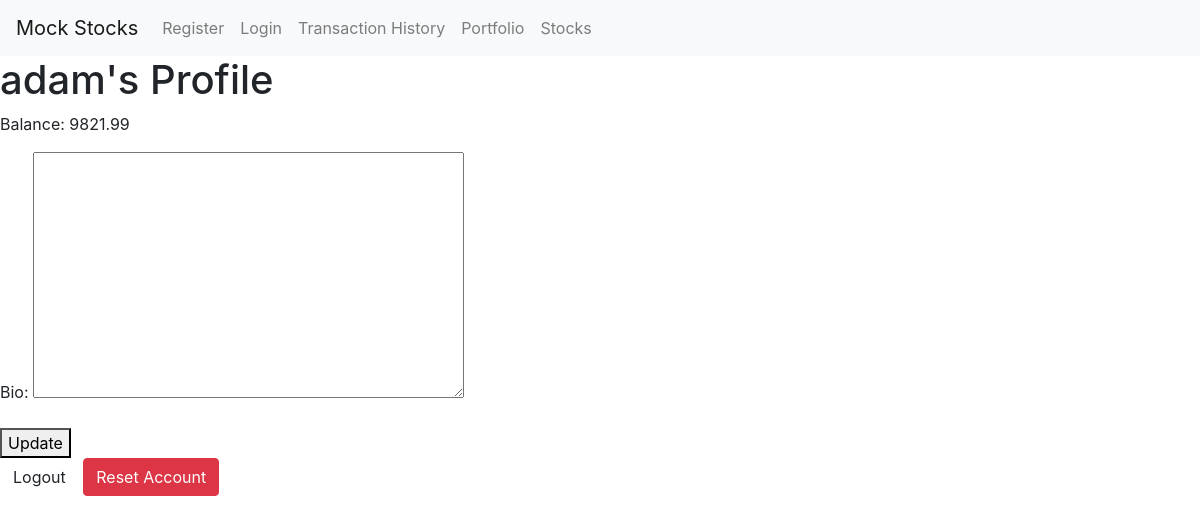
Before: /profile/ (signed in) with the older database file.
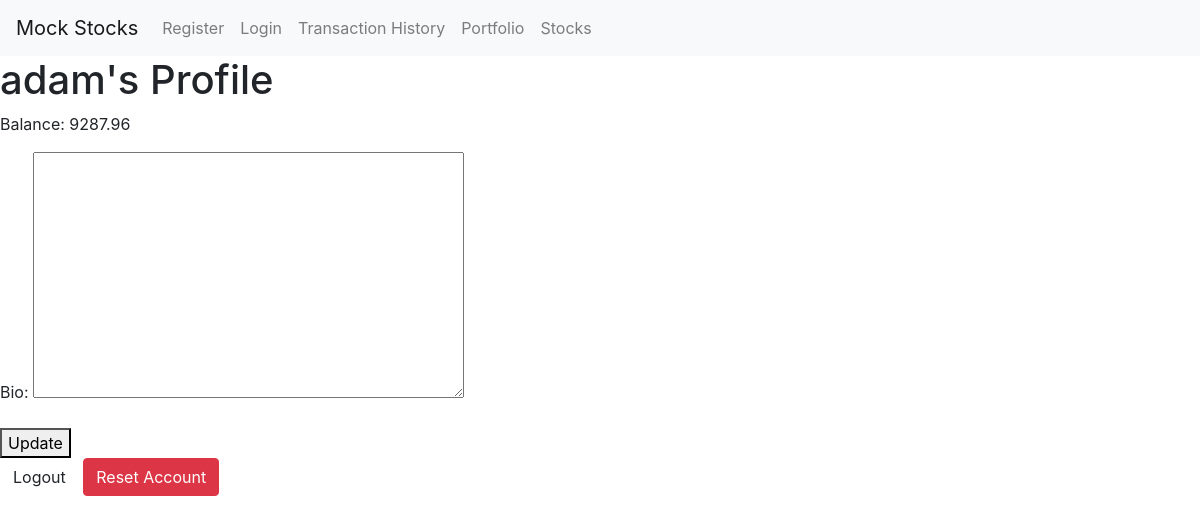
After: the same page with the newer database file.
### Project4_App_level/Project4_App_level/models.py (models this page shows)
class UserProfile(models.Model):
    user = models.OneToOneField(User, on_delete=models.CASCADE)
    balance = models.FloatField(default=10000)
    bio = models.TextField(max_length=500, blank=True)
    location = models.CharField(max_length=30, blank=True)
    birth_date = models.DateField(null=True, blank=True)

### Project4_App_level/Project4_App_level/views.py (the view)
# urls.py: path('profile/', views.profile, name='profile'),
@login_required
def profile(request):
    user_profile = UserProfile.objects.get(user=request.user)
    if request.method == 'POST':
        form = UserProfileForm(request.POST, instance=user_profile)
        if form.is_valid():
            form.save()
    else:
        form = UserProfileForm(instance=user_profile)
    return render(request, 'profile.html', {'form': form, 'user_profile': user_profile})  # Pass 'user_profile' here

### Project4_App_level/Project4_App_level/forms.py (shortened to what this page needs)
class UserProfileForm(forms.ModelForm):
    class Meta:
        model = UserProfile
        fields = ['bio']

### Project4_App_level/Templates/profile.html (shortened to what this page needs)
<!DOCTYPE html>
<html lang="en">
<head>
    <link rel="stylesheet" href="https://stackpath.bootstrapcdn.com/bootstrap/4.3.1/css/bootstrap.min.css">
</html>
<body>
    <nav class="navbar navbar-expand-lg navbar-light bg-light">
        <a class="navbar-brand" href="{% url 'home' %}">Mock Stocks</a>
        <div class="collapse navbar-collapse">
            <ul class="navbar-nav mr-auto">
                <li class="nav-item">
                    <a class="nav-link" href="{% url 'create_profile_view' %}">Register</a>
                </li>
                <li class="nav-item">
                    <a class="nav-link" href="{% url 'login' %}">Login</a>
                </li>
                <li class="nav-item">
                    <a class="nav-link" href="{% url 'transaction_history' %}">Transaction History</a>
                </li>
                <li class="nav-item">
                    <a class="nav-link" href="{% url 'portfolio' %}">Portfolio</a>
                </li>
                <li class="nav-item">
                    <a class="nav-link" href="{% url 'stocks' %}">Stocks</a>
                </li>
            </ul>
        </div>
    </nav>
<h1>{{ user.username }}'s Profile</h1>
<p>Balance: {{ user_profile.balance }}</p>
<form method="post" action="{% url 'reset_account' %}"onsubmit="return confirm('Are you sure you want to reset your account? This cannot be undone.');">
    {{ form.as_p }}
    <button type="submit">Update</button>
</form>
<a href="{% url 'logout' %}" class="btn">Logout</a>
<a href="{% url 'reset_account' %}" class="btn btn-danger">Reset Account</a>
</body>
</html>

Changed rows visible on the page:
changed UserProfile: balance "9821.99" → "9287.96"
